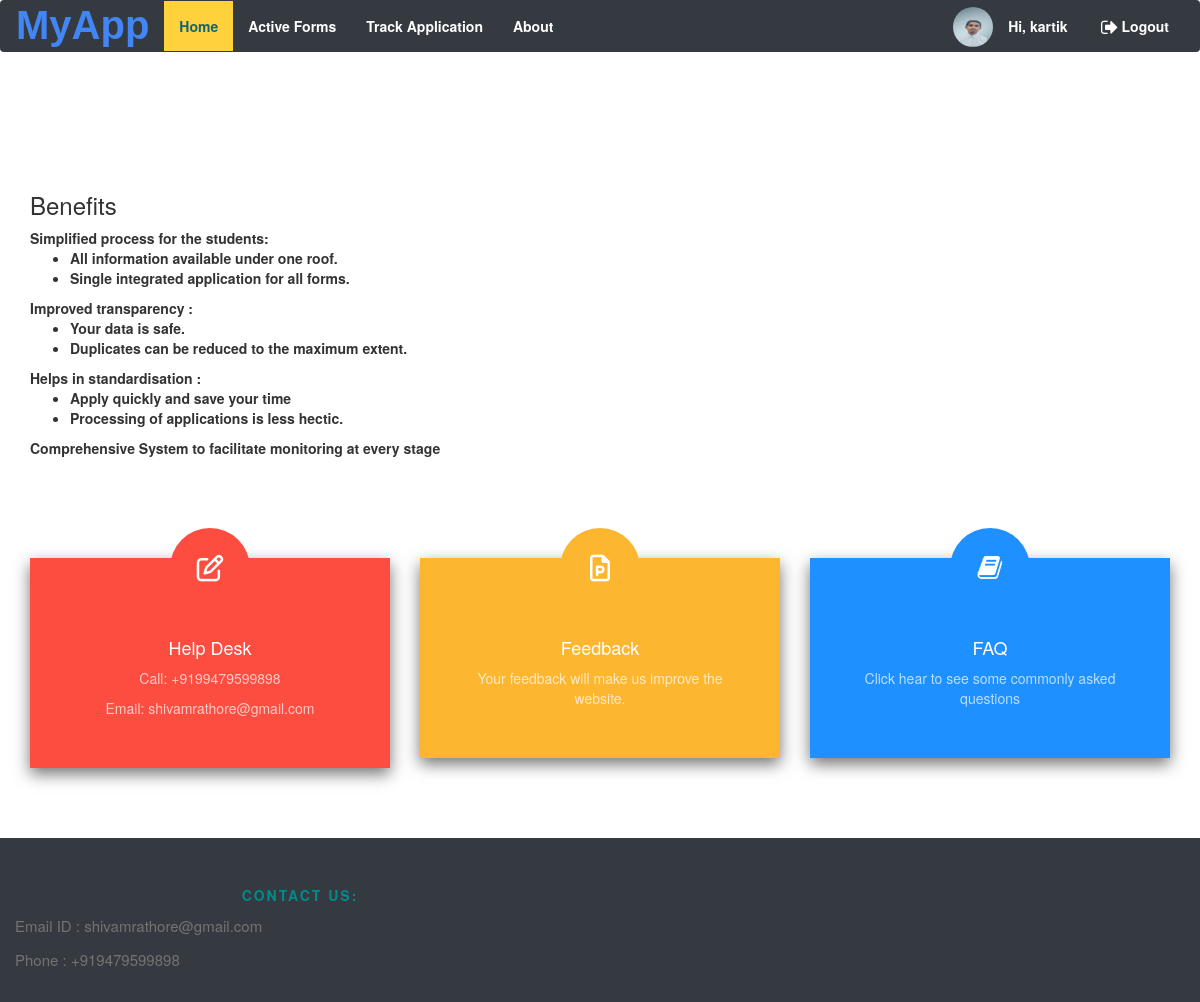
The app's page / (signed in) with its own data.
### accounts/models.py (models this page shows, shortened)
class CustomUser(AbstractBaseUser, PermissionsMixin):
    GENDERS = (('M', 'Male'), ('F', 'Female'))
    ROLE_CHOICES = (
        ('Teacher', 'Teacher'),
        ('Faculty Advisor', 'Faculty Advisor'),
        ('Dean', 'Dean'),
        ('Head of department', 'Head of department'),
        ('Director', 'Director'),
        ('Admin', 'Admin'),
    )
    username = models.CharField(max_length=50, unique=True)
    email = models.EmailField(unique=True)
    first_name = models.CharField(max_length=100, blank=True)
    last_name = models.CharField(max_length=100, blank=True)
    mobile = models.CharField(max_length=10,
                              validators=[RegexValidator(regex=r'[0-9]{10}', message='Invalid Mobile Number')],
                              blank=True)
    role = models.CharField(max_length=50, choices=ROLE_CHOICES, default='S')
    gender = models.CharField(max_length=1, choices=GENDERS, default='M')
    registration_number = models.CharField('Registration number', max_length=7, unique=True,
                                           validators=[RegexValidator(regex=r'[a-zA-Z]{2}[0-9]{5}',
                                            message='Invalid Registration Number')], blank=True, null=True)
    department = models.ForeignKey('Department', verbose_name="Department", on_delete=models.CASCADE, blank=True, null=True)
    admin = models.CharField(max_length=1, default='N')
    password = models.CharField('password', max_length=128, validators=[validate_password])
    is_student = models.BooleanField(default=True, verbose_name='Student')
    is_active = models.BooleanField(default=True, verbose_name='Active',
                                    help_text='Designates whether this user should be treated as active. '
                                              'Unselect this instead of deleting accounts.')
    is_admin = models.BooleanField(default=False, verbose_name='Staff status',
                                   help_text='Designates whether the user can log into this admin site.')
    image = models.ImageField(default='download.jpg', upload_to='profile/')
    USERNAME_FIELD = 'username'
    EMAIL_FIELD = 'email'
    objects = CustomUserManager()
    def __str__(self):
        return self.username

### accounts/views.py (the view)
# urls.py: re_path(r'^$', views.index, name='index'),
def index(request):
    response = {}
    print(request.user, " logged in : RENDER HOME ")
    user = CustomUser.objects.filter(id=request.user.id)
    print("User : ",user)
    if not user or (user and user[0].is_student):
        return render(request, 'student_home.html', response)
    else:
        return render(request, 'staff_home.html', response)

### templates/student_home.html (shortened to what this page needs)
{% extends 'base.html' %}
{% load static %}
{% block content %}
    <head>
        <link href="//netdna.bootstrapcdn.com/bootstrap/3.0.0/css/bootstrap.min.css" rel="stylesheet" id="bootstrap-css">
    </head>
    <body>
        <div class="site-section">
            <div class="container">
                <div style="margin-bottom: 100px; font-size:14px;font-weight:bold;">
                    <h3>Benefits</h3>
                <div>Simplified process for the students:</div>
                <ul>
                    <li>All information available under one roof.</li>
                    <li>Single integrated application for all forms.</li>
                </ul>
                <div>
                    Improved transparency :
                    <ul>
                        <li>Your data is safe.</li>
                        <li>Duplicates can be reduced to the maximum extent.</li>
                    </ul>
                </div>
                <div>
                    Helps in standardisation :
                    <ul>
                        <li>Apply quickly and save your time</li>
                        <li>Processing of applications is less hectic.</li>
                    </ul>
                </div>
                <div>
                    Comprehensive System to facilitate monitoring at every stage
                </div>
                </div>
                <div class="row">
                <div class="col-lg-4 col-md-6 col-xs-12">
                    <div id="redBlock"  style="cursor:none" class="block-2 red">
              <span class="wrap-icon">
                <span class="icon-home"><i class="fa fa-fw fa-lg fa-edit faa-tada faa-fast"></i></span>
              </span>
                        <h2>Help Desk</h2>
                        <p>Call: +9199479599898</p>
                        <p>Email: shivamrathore@gmail.com</p>
                    </div>
                </div>
                <div class="col-lg-4 col-md-6 col-xs-12">
                    <div id="yellowBlock" style="cursor: none" class="block-2 yellow">
              <span class="wrap-icon">
                <span class="icon-person"><i class="fa fa-fw fa-lg fa-file-powerpoint-o faa-tada faa-fast"></i></span>
              </span>
                        <h2>Feedback</h2>
                        <p>Your feedback will make us improve the website.</p>
                    </div>
                </div>
                <div class="col-lg-4 col-md-6 col-xs-12">
                    <div id="tealBlock" style="cursor: none" class="block-2 teal">
              <span class="wrap-icon">
                <span class="icon-cog"><i class="fa fa-fw fa-lg fa-book faa-tada faa-fast"></i></span>
              </span>
                        <h2>FAQ</h2>
                        <p>Click hear to see some commonly asked questions</p>
                    </div>
                </div>
            </div>
            </div>
        </div>
    </body>
{% endblock content %}

### templates/base.html (shortened to what this page needs)
{% load static %}
<!DOCTYPE html>
<html>
<head>
    {% block head_css %}
        {% block head_css_site %}
            <link rel="stylesheet" href="{% static 'css/style.css' %}">
            <link rel="stylesheet" href="https://maxcdn.bootstrapcdn.com/bootstrap/3.4.1/css/bootstrap.min.css">
            <link rel="stylesheet" href="https://maxcdn.bootstrapcdn.com/font-awesome/4.5.0/css/font-awesome.min.css">
        {% endblock head_css_site %}
    {% endblock head_css %}
</head>
<body style="background-image: url("{% static "images/bg1.jpg" %}")>
<header>
    <nav style="margin-bottom: 50px; background-color:#343a40;font-size: 14px;z-index: 1000;"
         class="navbar  ">
        {%  if not user.is_authenticated %}
        <div class="container-fluid">
            <a id="nitadda" href="#" class="navbar-brand faa-pulse faa-slow animated" data-toggle="popover"
               data-trigger="focus" data-html="true" data-placement="bottom">
                <i class="fa fa-lg"><strong><span style="font-family: 'Product Sans',sans-serif;font-size:40px;"><span
                        class="g-blue">M</span><span
                        class="g-blue">y</span><span
                        class="g-blue">A</span><span
                        class="g-blue">p</span><span
                        class="g-blue">p</span></span></strong></i>
            </a>
            <div id="navbar1" class="navbar-collapse collapse">
                <ul id="mynav" class="nav navbar-nav">
                    <li class="active" {% if request.path == '/' %}style="background: #ffd13d"{% endif %}>
                        <a class="faa-parent animated-hover" href="/"
                            {% if request.path == '/' %}style="color: #146471;"{% endif %}>
                            Home
                        </a>
                    </li>
                    <li class="active" {% if request.path == '/content/about' %}style="background: #ffd13d"{% endif %}>
                        <a class="faa-parent animated-hover" href="/content/about"
                            {% if request.path == '/content/about' %}style="color: #146471;"{% endif %}>
                            About
                        </a>
                    </li>
                </ul>
                <ul id="rightnav" class="nav navbar-nav navbar-right">
                    <li {% if request.path == '/login/' %}style="background: #ffd13d"{% endif %}>
                        <a class="faa-parent animated-hover" href="/login">
                            <i class="fa fa-fw fa-lg fa-sign-in faa-tada faa-fast"></i>Login
                        </a>
                    </li>
                </ul>
            </div>
        </div>
        {% else %}
        {% if request.user.is_student %}
            <div class="container-fluid">
            <a id="nitadda" href="#" class="navbar-brand faa-pulse faa-slow animated" data-toggle="popover"
               data-trigger="focus" data-html="true" data-placement="bottom">
                <i class="fa fa-lg"><strong><span style="font-family: 'Product Sans',sans-serif;font-size:40px;"><span
                        class="g-blue">M</span><span
                        class="g-blue">y</span><span
                        class="g-blue">A</span><span
                        class="g-blue">p</span><span
                        class="g-blue">p</span></span></strong></i>
            </a>
            <div id="navbar1" class="navbar-collapse collapse">
                <ul id="mynav" class="nav navbar-nav">
                    <li class="active" {% if request.path == '/' %}style="background: #ffd13d"{% endif %}>
                        <a class="faa-parent animated-hover" href="/"
                            {% if request.path == '/' %}style="color: #146471;"{% endif %}>
                            Home
                        </a>
                    </li>
                    <li class="active" {% if request.path == '/content/scholarships/' %}style="background: #ffd13d"{% endif %}>
                        <a class="faa-parent animated-hover" href="/content/scholarships"
                            {% if request.path == '/content/scholarships/' %}style="color: #146471;"{% endif %}>
                            Active Forms
                        </a>
                    </li>
                    <li class="active" {% if request.path == '/track_application/' %}style="background: #ffd13d"{% endif %}>
                        <a class="faa-parent animated-hover" href="{% url 'content:Track_Application'%}"
                            {% if request.path == '/track_application/' %}style="color: #146471;"{% endif %}>
                            Track Application
                        </a>
                    </li>
                    <li class="active" {% if request.path == '/content/about' %}style="background: #ffd13d"{% endif %}>
                        <a class="faa-parent animated-hover" href="/content/about"
                            {% if request.path == '/content/about' %}style="color: #146471;"{% endif %}>
                            About
                        </a>
                    </li>
                </ul>
                <ul id="rightnav" class="nav navbar-nav navbar-right">
                    {% if user.is_authenticated %}
                        <li><img style="border-radius: 50%; float: right; margin-top: 6px"
                                 alt="Profile Picture"
                                 src={% block content3 %}"media/{{ user.image }}"{% endblock content3 %} height="40px"
                                 width="40px"></li>
                        <li {% if request.path == '/content/profile' %}style="background: #ffd13d"{% endif %}>
                            <a class="faa-parent animated-hover" href="/content/profile">
                                Hi, {{ request.user.first_name }}
                            </a>
                        </li>
                        <li>
                            <a class="faa-parent animated-hover" href="/logout">
                                <i class="fa fa-fw fa-lg fa-sign-out  faa-tada faa-fast"></i>Logout
                            </a>
                        </li>
                    {% else %}
                        <li {% if request.path == '/login/' %}style="background: #ffd13d"{% endif %}>
                            <a class="faa-parent animated-hover" href="/login">
                                <i class="fa fa-fw fa-lg fa-sign-in faa-tada faa-fast"></i>Login
                            </a>
                        </li>
                    {% endif %}
                </ul>
            </div>
        </div>
        {% endif %}
        {% endif %}
    </nav>
</header>
{% block content %}{% endblock content %}
<footer class="site-footer" style="background-color:#343a40;">
   <div class="container-fluid">
       <div class=" text-center row">
           <div class="col-sm-12 col-md-6">
                <h6 id="about">Contact Us:</h6>
                <p class="text-justify">Email ID : shivamrathore@gmail.com</p>
               <p class="text-justify">Phone : +919479599898</p>
           </div>
       </div>
   </div>
</footer>
</body>
</html>

### static/css/style.css (style rules this page uses)
a { cursor: pointer; }
body { background-color: #EFECE9; }
.navbar .nav > li > a, .dropdown-content > a { color: white; font-size: 14px; font-weight: bold; text-decoration: none; }
footer { background-color: #4CB96B; }
.site-footer { background-color: black; padding: 45px 0 20px; font-size: 15px; line-height: 24px; color: #737373; }
.site-footer h6 { color: darkcyan; font-weight: bold; font-size: 14px; text-transform: uppercase; margin-top: 5px; letter-spacing: 2px }
@media (min-width: 1200px) { .container { width: 1170px; } }
@media (min-width: 992px) { .container { width: 970px; } }
@media (min-width: 768px) { .container { width: 750px; } }
.container { padding-right: 15px; padding-left: 15px; margin-right: auto; margin-left: auto; }
.g-blue { color: #4285F4; }
.site-section { padding: 2.5em 0; }
@media (min-width: 768px) { .site-section { padding: 5em 0; } }
.block-2 { padding: 40px; position: relative; text-align: center; }
.block-2 .wrap-icon { position: relative; width: 80px; margin-left: auto; margin-right: auto; height: 80px; display: block; border-radius: 50%; margin-top: -70px; margin-bottom: 30px; }
.block-2 .wrap-icon > span { color: #fff; font-size: 2rem; text-align: center; display: inline-block; position: absolute; top: 50%; left: 50%; width: 100%; -webkit-transform: translate(-50%, -50%); -ms-transform: translate(-50%, -50%); transform: translate(-50%, -50%); }
.block-2 h2 { font-size: 18px; color: #fff; }
.block-2 p { color: rgba(255, 255, 255, 0.7); }
.wrap-icon { position: relative; }
.block-2.red, .block-2.red .wrap-icon { background-color: #fd4d40; }
.block-2.yellow, .block-2.yellow .wrap-icon { background-color: #fdb62f; }
.block-2.teal, .block-2.teal .wrap-icon { background-color: dodgerblue; }
.block-2 { z-index: 1; transition: all .2s ease-in-out; transform: scale(1); box-shadow: 0px 6px 15px 0px rgb(116, 116, 116); }
.active { color: #146471; }
html, body { position: relative; margin: 0; padding: 0; }
body { background-color: #232323; }
body { background-color:#163a63; color:#163a63; }
h2 { color:#34ca78; }

### records on screen
CustomUser: image (picture), user.first_name "kartik"
